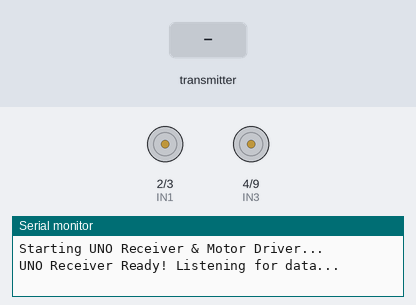
Recording of a sketch running on a simulated Arduino Uno, built with avr-gcc and run on an emulated ATmega328P. Parts: motor-driver pin pairs drawn as motors (green arrow = first pin HIGH = forward, orange = second pin HIGH = backward, longer = more drive, scaled by the enable pin), the last lines printed to the serial monitor. The test bench sets the inputs (shaded band). No radio packets arrive unless stated.

Above: at 1.2 s.
1.3 s: the transmitter starts sending command = FORWARD
2.8 s: the transmitter starts sending command = BACKWARD
4.3 s: the transmitter starts sending speed = 256
At 5.5 s:
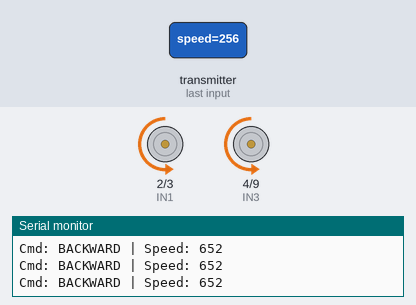
5.8 s: the transmitter starts sending command = LEFT
At 6.8 s:
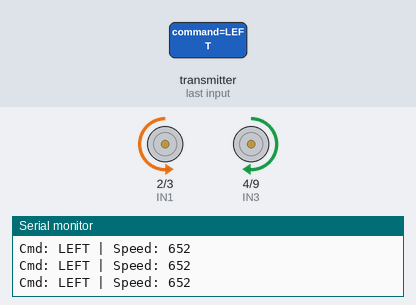
7.3 s: the transmitter starts sending command = RIGHT
At 7.9 s:
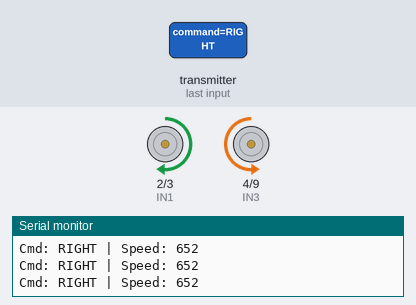
8.8 s: the transmitter starts sending speed = 0
At 10.2 s:
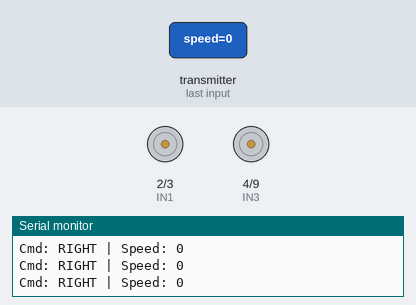
Timing chart, 0 to 11.3 s (numbered marks = the images above; inputs shaded):
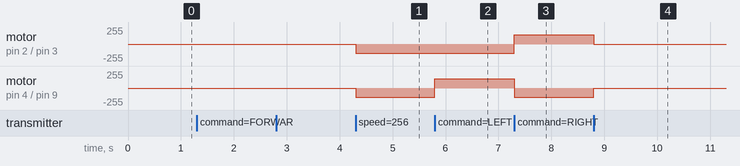

Measured:
- after the input at 4.3 s, motor on pin 2 (IN1) / pin 3 (IN2), motor on pin 4 (IN3) / pin 9 (IN4): stopped → backward 140/255 at once
- after the input at 5.8 s, motor on pin 4 (IN3) / pin 9 (IN4): backward 140/255 → forward 140/255 at once
- after the input at 7.3 s, motor on pin 2 (IN1) / pin 3 (IN2): backward 140/255 → forward 140/255 at once; motor on pin 4 (IN3) / pin 9 (IN4): forward 140/255 → backward 140/255 at once
- after the input at 8.8 s, motor on pin 2 (IN1) / pin 3 (IN2): forward 140/255 → stopped at once; motor on pin 4 (IN3) / pin 9 (IN4): backward 140/255 → stopped at once

The sketch:

reciever.ino
```cpp
#include <SPI.h>
#include <nRF24L01.h>
#include <RF24.h>

// --- NRF24L01 Configuration ---
RF24 radio(7, 8); // CE pin to D7, CSN pin to D8
const byte address[6] = "00001"; // MUST MATCH TRANSMITTER EXACTLY

// --- L298N Motor Driver Pins ---
#define ENA 5  // Left Motor Speed (PWM pin)
#define IN1 2  // Left Motor Forward
#define IN2 3  // Left Motor Backward
#define IN3 4  // Right Motor Forward
#define IN4 9  // Right Motor Backward
#define ENB 6  // Right Motor Speed (PWM pin)

// --- Data Structure for Transmission ---
struct Data_Package {
  char command[10]; // "FORWARD", "BACKWARD", "LEFT", "RIGHT", "STOP"
  int speed;        // 0 to 100%
};
Data_Package data;

// --- Failsafe Timer ---
unsigned long lastReceiveTime = 0;
const unsigned long timeout = 500; // Stop car if no signal for 500 milliseconds

void setup() {
  Serial.begin(9600);

  // Set motor pins as outputs
  pinMode(ENA, OUTPUT);
  pinMode(IN1, OUTPUT);
  pinMode(IN2, OUTPUT);
  pinMode(IN3, OUTPUT);
  pinMode(IN4, OUTPUT);
  pinMode(ENB, OUTPUT);

  // Initialize motors to STOP
  stopCar();

  Serial.println("Starting UNO Receiver & Motor Driver...");

  // Initialize the radio
  if (!radio.begin()) {
    Serial.println("FAIL: NRF24L01 not connected to UNO!");
    while (1);
  }

  radio.openReadingPipe(0, address);
  radio.setPALevel(RF24_PA_MIN); // Change to RF24_PA_MAX when taking the car outside
  radio.startListening();

  Serial.println("UNO Receiver Ready! Listening for data...");
}

void loop() {
  // Check if there is data arriving through the air
  if (radio.available()) {
    radio.read(&data, sizeof(Data_Package));
    lastReceiveTime = millis(); // Reset the failsafe timer

    // Map the 0-100% speed to the 0-255 PWM range the motor driver needs
    int mappedSpeed = map(data.speed, 0, 100, 0, 255);

    // Drive the car based on the command
    if (strcmp(data.command, "FORWARD") == 0) {
      driveForward(mappedSpeed);
    }
    else if (strcmp(data.command, "BACKWARD") == 0) {
      driveBackward(mappedSpeed);
    }
    else if (strcmp(data.command, "LEFT") == 0) {
      driveLeft(mappedSpeed);
    }
    else if (strcmp(data.command, "RIGHT") == 0) {
      driveRight(mappedSpeed);
    }
    else {
      stopCar();
    }

    // Optional: Print status for debugging
    Serial.print("Cmd: ");
    Serial.print(data.command);
    Serial.print(" | Speed: ");
    Serial.println(mappedSpeed);
  }

  // --- Safety Failsafe ---
  // If we haven't received a command in the last 500ms, stop the motors
  if (millis() - lastReceiveTime > timeout) {
    stopCar();
  }
}

// ==========================================
//          MOTOR CONTROL FUNCTIONS
// ==========================================

void driveForward(int speedPWM) {
  digitalWrite(IN1, HIGH);
  digitalWrite(IN2, LOW);
  digitalWrite(IN3, HIGH);
  digitalWrite(IN4, LOW);
  analogWrite(ENA, speedPWM);
  analogWrite(ENB, speedPWM);
}

void driveBackward(int speedPWM) {
  digitalWrite(IN1, LOW);
  digitalWrite(IN2, HIGH);
  digitalWrite(IN3, LOW);
  digitalWrite(IN4, HIGH);
  analogWrite(ENA, speedPWM);
  analogWrite(ENB, speedPWM);
}

void driveLeft(int speedPWM) {
  // To turn left, left motors go backward, right motors go forward (tank turn)
  digitalWrite(IN1, LOW);
  digitalWrite(IN2, HIGH);
  digitalWrite(IN3, HIGH);
  digitalWrite(IN4, LOW);
  analogWrite(ENA, speedPWM);
  analogWrite(ENB, speedPWM);
}

void driveRight(int speedPWM) {
  // To turn right, left motors go forward, right motors go backward (tank turn)
  digitalWrite(IN1, HIGH);
  digitalWrite(IN2, LOW);
  digitalWrite(IN3, LOW);
  digitalWrite(IN4, HIGH);
  analogWrite(ENA, speedPWM);
  analogWrite(ENB, speedPWM);
}

void stopCar() {
  digitalWrite(IN1, LOW);
  digitalWrite(IN2, LOW);
  digitalWrite(IN3, LOW);
  digitalWrite(IN4, LOW);
  analogWrite(ENA, 0);
  analogWrite(ENB, 0);
}
```
